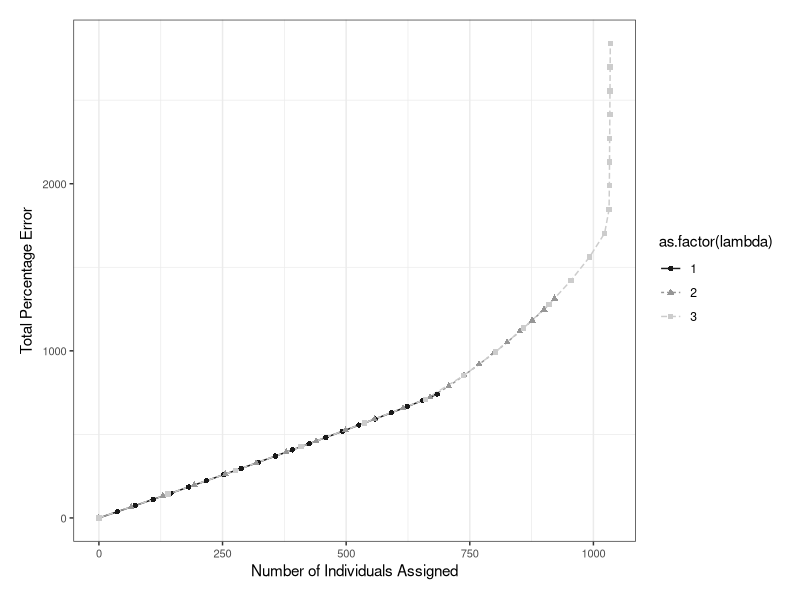
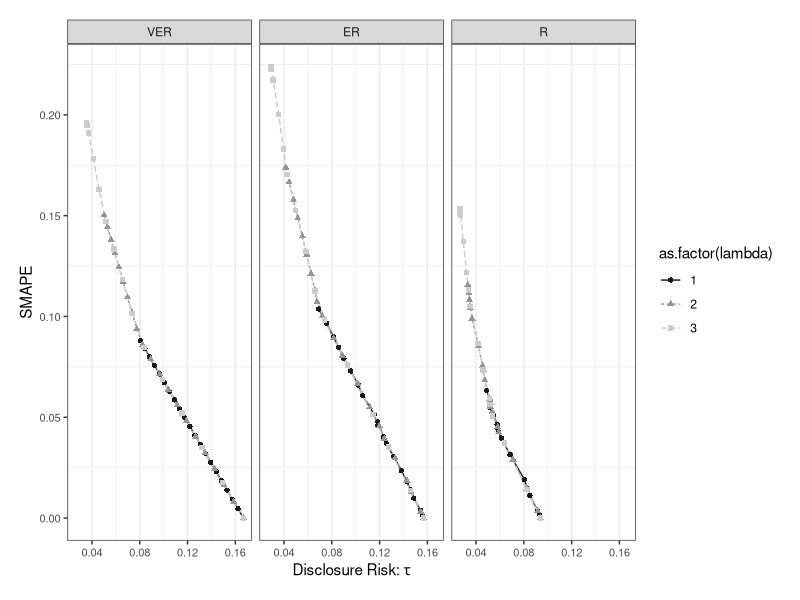
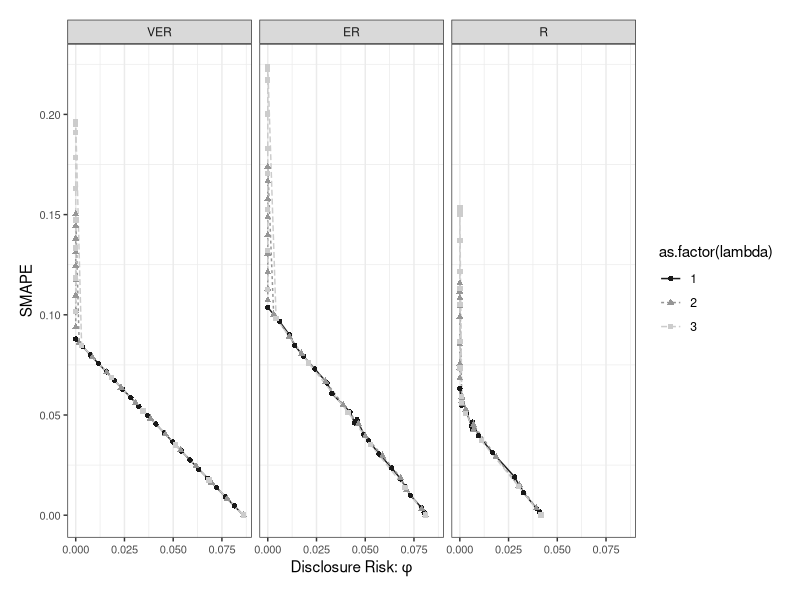

These charts were generated, in order, by the following R code:
library(ggplot2)
library(dplyr)

########------------- Read data -------------############

options(scipen=999)
bi.data <- readr::read_csv("bi_objective.csv")


########------------- Objectives -------------############
bi.data0 <- bi.data %>% filter(predicate == "VER")

f0 <- ggplot(data = bi.data0, aes(x=f1, y=f2, fill=as.factor(lambda))) +
  geom_line(aes(linetype=as.factor(lambda), color=as.factor(lambda))) +
  geom_point(aes(shape=as.factor(lambda), color=as.factor(lambda))) +
  labs(y = expression("Total Percentage Error"), x = "Number of Individuals Assigned") +
  scale_colour_grey(start = 0.1, end = 0.8) +
  theme_bw() + 
  theme(plot.margin = margin(0.5, 0.5, 0.5, 0.5, unit = "cm"),
        strip.placement = "outside",
        axis.text = element_text(size = 8),
        panel.grid.major.y = element_blank())
f0 


########------------- Metrics -------------############

bi.data$predicate <- factor(bi.data$predicate, levels = c("VER", "ER", "R"))

f1 <- ggplot(data = bi.data, aes(x=risk_1, y=smape, fill=as.factor(lambda))) +
  geom_line(aes(linetype=as.factor(lambda), color=as.factor(lambda))) +
  geom_point(aes(shape=as.factor(lambda), color=as.factor(lambda))) +
  labs(x = expression("Disclosure Risk:" ~tau), y = "SMAPE") +
  facet_grid(cols=vars(predicate)) +
  scale_colour_grey(start = 0.1, end = 0.8) +
  theme_bw() + 
  theme(plot.margin = margin(0.5, 0.5, 0.5, 0.5, unit = "cm"),
        strip.placement = "outside",
        axis.text = element_text(size = 8),
        panel.grid.major.y = element_blank())
f1 

f2 <- ggplot(data = bi.data, aes(x=risk_2, y=smape, fill=as.factor(lambda))) +
  geom_line(aes(linetype=as.factor(lambda), color=as.factor(lambda))) +
  geom_point(aes(shape=as.factor(lambda), color=as.factor(lambda))) +
  labs(x = expression("Disclosure Risk:" ~phi), y = "SMAPE") +
  facet_grid(cols=vars(predicate)) +
  scale_colour_grey(start = 0.1, end = 0.8) +
  theme_bw() + 
  theme(plot.margin = margin(0.5, 0.5, 0.5, 0.5, unit = "cm"),
        strip.placement = "outside",
        axis.text = element_text(size = 8),
        panel.grid.major.y = element_blank())
f2
